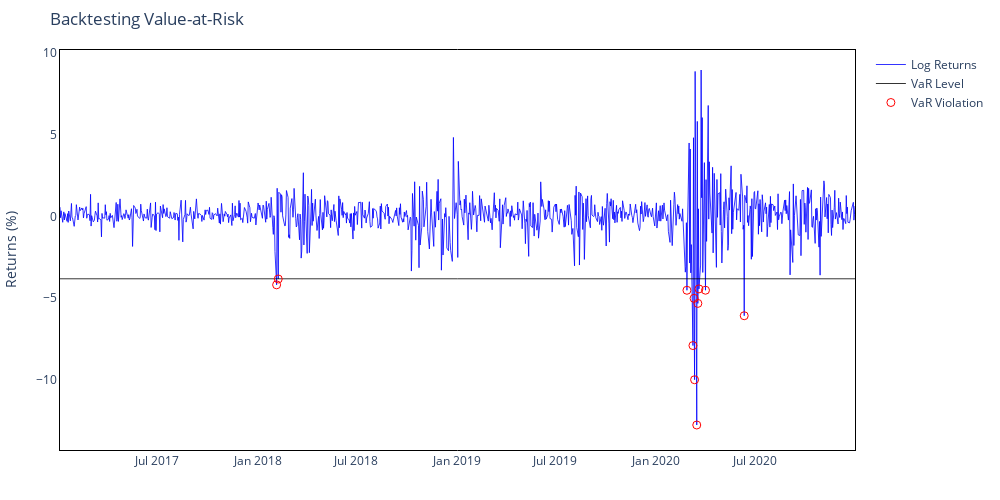
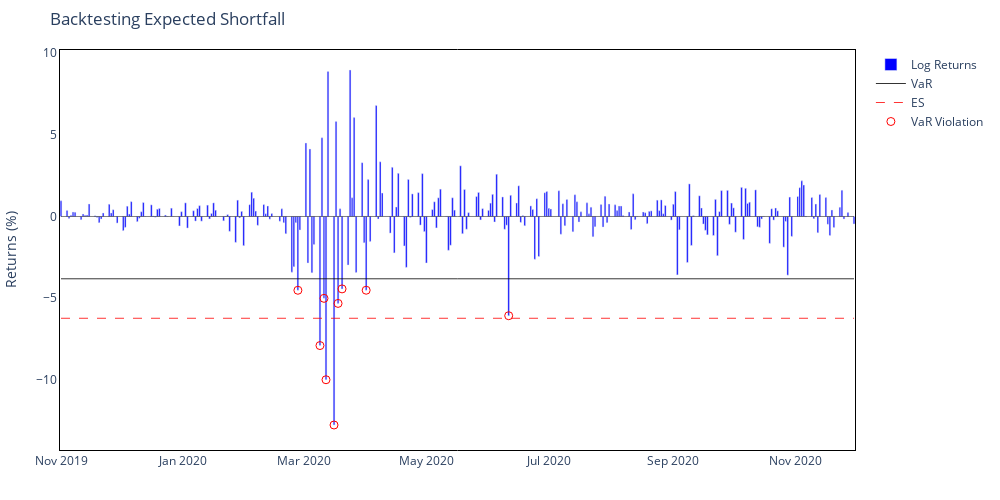

Notebook cell for these charts, in order:
### Markdown cell above
### Historical VaR

### Code cell
# Apply Historical VaR model
historical_output, next_day_var = VolatilityVaR.var_historical(returns, confidence_level)

print(f"Historical VaR estimate (abs): {next_day_var:.2f}%")

# Backtest full period
violations, rate = VolatilityVaR.backtest_var(historical_output, confidence_level)
print(f"Full Period — Violations: {violations}, Rate: {rate:.2f}%")

# Compute ES for the whole period
historical_output, es_estimate = VolatilityVaR.compute_es_historical(historical_output, confidence_level)

print(f"Historical ES estimate (abs): {es_estimate:.2f}%")

# Plot interactive VaR
fig_var = VolatilityVaR.interactive_plot_var(historical_output)
fig_var.show()

# Plot interactive ES for a subset
fig_es = VolatilityVaR.interactive_plot_es(historical_output, subset=("2019-11-01", "2020-11-30"))
fig_es.show()

### Figure 1 — Plotly figure (JSON) as saved in the notebook; plotly's stock layout.template omitted (floating-point values rounded to 4 significant figures; data arrays with more than 128 entries replaced by an {"elided": "..."} marker saying what was removed)
{"data": [{"hovertemplate": "Date: %{x}<br>Return: %{y:.2f}%", "line": {"color": "blue", "width": 0.8}, "mode": "lines", "name": "Log Returns", "type": "scatter", "x": {"elided": "1006 str values"}, "y": {"elided": "1006 float values"}}, {"customdata": {"elided": "1006 float values"}, "hovertemplate": "Date: %{x}<br>VaR: %{customdata:.2f}%", "line": {"color": "black", "width": 0.8}, "mode": "lines", "name": "VaR Level", "type": "scatter", "x": {"elided": "1006 str values"}, "y": {"elided": "1006 float values"}}, {"hovertemplate": "Date: %{x}<br>Return: %{y:.2f}%", "marker": {"color": "red", "size": 8, "symbol": "circle-open"}, "mode": "markers", "name": "VaR Violation", "type": "scatter", "x": ["2018-02-05T00:00:00", "2018-02-08T00:00:00", "2020-02-27T00:00:00", "2020-03-09T00:00:00", "2020-03-11T00:00:00", "2020-03-12T00:00:00", "2020-03-16T00:00:00", "2020-03-18T00:00:00", "2020-03-20T00:00:00", "2020-04-01T00:00:00", "2020-06-11T00:00:00"], "y": [-4.184, -3.826, -4.517, -7.901, -5.01, -9.994, -12.77, -5.322, -4.433, -4.515, -6.075]}], "layout": {"height": 500, "hovermode": "x unified", "margin": {"b": 50, "l": 60, "r": 60, "t": 50}, "paper_bgcolor": "white", "plot_bgcolor": "white", "title": {"text": "Backtesting Value-at-Risk"}, "width": 1000, "xaxis": {"linecolor": "black", "linewidth": 1, "mirror": true, "showline": true}, "yaxis": {"linecolor": "black", "linewidth": 1, "mirror": true, "showline": true, "title": {"text": "Returns (%)"}}}}

### Figure 2 — Plotly figure (JSON) as saved in the notebook; plotly's stock layout.template omitted (floating-point values rounded to 4 significant figures; data arrays with more than 128 entries replaced by an {"elided": "..."} marker saying what was removed)
{"data": [{"hovertemplate": "Date: %{x}<br>Return: %{y:.2f}%", "marker": {"color": "blue"}, "name": "Log Returns", "type": "bar", "x": {"elided": "272 str values"}, "y": {"elided": "272 float values"}}, {"customdata": {"elided": "272 float values"}, "hovertemplate": "Date: %{x}<br>VaR: %{customdata:.2f}%", "line": {"color": "black", "width": 0.8}, "mode": "lines", "name": "VaR", "type": "scatter", "x": {"elided": "272 str values"}, "y": {"elided": "272 float values"}}, {"customdata": {"elided": "272 float values"}, "hovertemplate": "Date: %{x}<br>ES: %{customdata:.2f}%", "line": {"color": "red", "dash": "dash", "width": 0.8}, "mode": "lines", "name": "ES", "type": "scatter", "x": {"elided": "272 str values"}, "y": {"elided": "272 float values"}}, {"hovertemplate": "Date: %{x}<br>Return: %{y:.2f}%", "marker": {"color": "red", "size": 8, "symbol": "circle-open"}, "mode": "markers", "name": "VaR Violation", "type": "scatter", "x": ["2020-02-27T00:00:00", "2020-03-09T00:00:00", "2020-03-11T00:00:00", "2020-03-12T00:00:00", "2020-03-16T00:00:00", "2020-03-18T00:00:00", "2020-03-20T00:00:00", "2020-04-01T00:00:00", "2020-06-11T00:00:00"], "y": [-4.517, -7.901, -5.01, -9.994, -12.77, -5.322, -4.433, -4.515, -6.075]}], "layout": {"barmode": "overlay", "height": 500, "hovermode": "x unified", "margin": {"b": 50, "l": 60, "r": 60, "t": 50}, "paper_bgcolor": "white", "plot_bgcolor": "white", "shapes": [{"line": {"color": "black", "width": 0.5}, "type": "line", "x0": "2019-11-01T00:00:00", "x1": "2020-11-30T00:00:00", "xref": "x", "y0": 0, "y1": 0, "yref": "y"}], "title": {"text": "Backtesting Expected Shortfall"}, "width": 1000, "xaxis": {"linecolor": "black", "linewidth": 1, "mirror": true, "showline": true}, "yaxis": {"linecolor": "black", "linewidth": 1, "mirror": true, "showline": true, "title": {"text": "Returns (%)"}}}}
